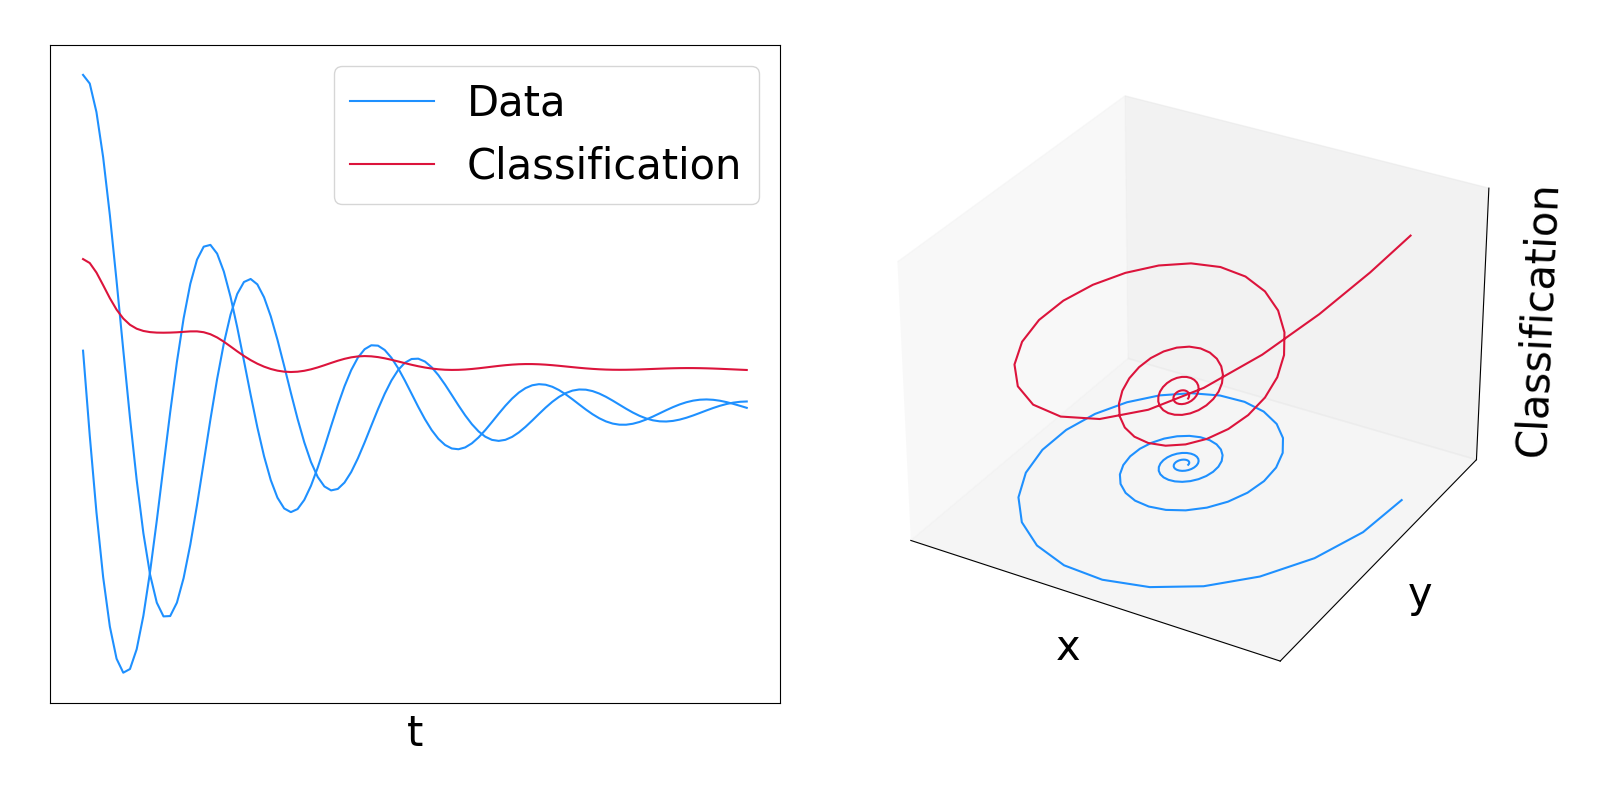

Generate this figure with Python:
import math
import time
from diffrax.misc import ω
import diffrax
import equinox as eqx  # https://github.com/patrick-kidger/equinox
import jax
import jax.nn as jnn
import jax.numpy as jnp
import jax.random as jrandom
import jax.scipy as jsp
import matplotlib
import matplotlib.pyplot as plt
import argparse
import jax.tree_util as jtu
import optax  # https://github.com/deepmind/optax

matplotlib.rcParams.update({"font.size": 30})

class Func(eqx.Module):
    mlp: eqx.nn.MLP
    data_size: int
    hidden_size: int

    def __init__(self, data_size, hidden_size, width_size, depth, *, key, **kwargs):
        super().__init__(**kwargs)
        self.data_size = data_size
        self.hidden_size = hidden_size
        self.mlp = eqx.nn.MLP(
            in_size=hidden_size,
            out_size=hidden_size * data_size,
            width_size=width_size,
            depth=depth,
            activation=jnn.softplus,
            final_activation=jnn.tanh,
            key=key,
        )

    def __call__(self, t, y, args):
        return self.mlp(y).reshape(self.hidden_size, self.data_size)

    
class NeuralCDE(eqx.Module):
    initial: eqx.nn.MLP
    func: Func
    linear: eqx.nn.Linear

    def __init__(self, data_size, hidden_size, width_size, depth, *, key, **kwargs):
        super().__init__(**kwargs)
        ikey, fkey, lkey = jrandom.split(key, 3)
        self.initial = eqx.nn.MLP(data_size, hidden_size, width_size, depth, key=ikey)
        self.func = Func(data_size, hidden_size, width_size, depth, key=fkey)
        self.linear = eqx.nn.Linear(hidden_size, 1, key=lkey)
        
    def step(self, carry, term):
        (i, t0, dt, y0) = carry
        control = dt
        y1 = (y0**ω + term.vf_prod(t0, y0, args=None, control=control) ** ω).ω
        t1 = t0 + dt
        carry = (i+1, t1, dt, y1)
        return (carry , y1)

    def __call__(self, ts, coeffs, evolving_out=False, unroll=1):
        control = diffrax.CubicInterpolation(ts, coeffs)
        term = diffrax.ControlTerm(self.func, control).to_ode()
        dt0 = ts[1] - ts[0]
        y0 = self.initial(control.evaluate(ts[0]))
        carry = (0, ts[0], dt0, y0)
        
        def step_fn(carry, inp=None):
            del inp
            return self.step(carry, term)
        
        _, ys = jax.lax.scan(step_fn, carry, xs=None, length=len(ts), unroll=unroll)
        if evolving_out:
            prediction = jax.vmap(lambda y: jnn.sigmoid(self.linear(y))[0])(ys)
        else:
            (prediction,) = jnn.sigmoid(self.linear(ys[-1]))
        return prediction

def get_data(dataset_size, add_noise, *, key):
    theta_key, noise_key = jrandom.split(key, 2)
    length = 100
    theta = jrandom.uniform(theta_key, (dataset_size,), minval=0, maxval=2 * math.pi)
    y0 = jnp.stack([jnp.cos(theta), jnp.sin(theta)], axis=-1)
    ts = jnp.broadcast_to(jnp.linspace(0, 4 * math.pi, length), (dataset_size, length))
    matrix = jnp.array([[-0.3, 2], [-2, -0.3]])
    ys = jax.vmap(
        lambda y0i, ti: jax.vmap(lambda tij: jsp.linalg.expm(tij * matrix) @ y0i)(ti)
    )(y0, ts)
    ys = jnp.concatenate([ts[:, :, None], ys], axis=-1)  # time is a channel
    ys = ys.at[: dataset_size // 2, :, 1].multiply(-1)
    if add_noise:
        ys = ys + jrandom.normal(noise_key, ys.shape) * 0.1
    coeffs = jax.vmap(diffrax.backward_hermite_coefficients)(ts, ys)
    labels = jnp.zeros((dataset_size,))
    labels = labels.at[: dataset_size // 2].set(1.0)
    _, _, data_size = ys.shape
    return ts, coeffs, labels, data_size

def dataloader(arrays, batch_size, *, key):
    dataset_size = arrays[0].shape[0]
    assert all(array.shape[0] == dataset_size for array in arrays)
    indices = jnp.arange(dataset_size)
    while True:
        perm = jrandom.permutation(key, indices)
        (key,) = jrandom.split(key, 1)
        start = 0
        end = batch_size
        while end < dataset_size:
            batch_perm = perm[start:end]
            yield tuple(array[batch_perm] for array in arrays)
            start = end
            end = start + batch_size

def train(args):
    key = jrandom.PRNGKey(args.seed)
    train_data_key, test_data_key, model_key, loader_key = jrandom.split(key, 4)

    ts, coeffs, labels, data_size = get_data(
        args.dataset_size, args.add_noise, key=train_data_key
    )

    model = NeuralCDE(data_size, args.hidden_size, args.width_size, args.depth, key=model_key)


    @eqx.filter_jit
    def loss(model, ti, label_i, coeff_i):
        pred = jax.vmap(model)(ti, coeff_i)
        # Binary cross-entropy
        bxe = label_i * jnp.log(pred) + (1 - label_i) * jnp.log(1 - pred)
        bxe = -jnp.mean(bxe)
        acc = jnp.mean((pred > 0.5) == (label_i == 1))
        return bxe, acc

    grad_loss = eqx.filter_value_and_grad(loss, has_aux=True)

    @eqx.filter_jit
    def make_step(model, data_i, opt_state):
        ti, label_i, *coeff_i = data_i
        (bxe, acc), grads = grad_loss(model, ti, label_i, coeff_i)
        updates, opt_state = optim.update(grads, opt_state)
        model = eqx.apply_updates(model, updates)
        return bxe, acc, model, opt_state

    optim = optax.adam(args.lr)
    opt_state = optim.init(eqx.filter(model, eqx.is_inexact_array))
    for step, data_i in zip(
        range(args.num_iters), dataloader((ts, labels) + coeffs, args.batch_size, key=loader_key)
    ):
        start = time.time()
        bxe, acc, model, opt_state = make_step(model, data_i, opt_state)
        if (step % args.print_every) == 0 or step == args.num_iters - 1:
            end = time.time()
            print(
                f"Step: {step}, Loss: {bxe}, Accuracy: {acc}, Computation time: "
                f"{end - start}"
            )


    ts, coeffs, labels, _ = get_data(args.dataset_size, args.add_noise, key=test_data_key)
    bxe, acc = loss(model, ts, labels, coeffs)
    print(f"Test loss: {bxe}, Test Accuracy: {acc}")

    # Plot results
    if args.plot:
        sample_ts = ts[-1]
        sample_coeffs = tuple(c[-1] for c in coeffs)
        pred = model(sample_ts, sample_coeffs, evolving_out=True)
        interp = diffrax.CubicInterpolation(sample_ts, sample_coeffs)
        values = jax.vmap(interp.evaluate)(sample_ts)
        fig = plt.figure(figsize=(16, 8))
        ax1 = fig.add_subplot(1, 2, 1)
        ax2 = fig.add_subplot(1, 2, 2, projection="3d")
        ax1.plot(sample_ts, values[:, 1], c="dodgerblue")
        ax1.plot(sample_ts, values[:, 2], c="dodgerblue", label="Data")
        ax1.plot(sample_ts, pred, c="crimson", label="Classification")
        ax1.set_xticks([])
        ax1.set_yticks([])
        ax1.set_xlabel("t")
        ax1.legend()
        ax2.plot(values[:, 1], values[:, 2], c="dodgerblue", label="Data")
        ax2.plot(values[:, 1], values[:, 2], pred, c="crimson", label="Classification")
        ax2.set_xticks([])
        ax2.set_yticks([])
        ax2.set_zticks([])
        ax2.set_xlabel("x")
        ax2.set_ylabel("y")
        ax2.set_zlabel("Classification")
        plt.tight_layout()
        plt.savefig("neural_cde2.png")
        plt.show()
        

def main():
    parser = argparse.ArgumentParser()
    parser.add_argument('--batch-size', type=int, default=32)
    parser.add_argument('--lr', type=float, default=1e-2)
    parser.add_argument('--dataset-size', type=int, default=256)
    parser.add_argument('--add-noise', type=bool, default=False)
    parser.add_argument('--hidden-size', type=int, default=16)
    parser.add_argument('--width-size', type=int, default=128)
    parser.add_argument('--depth', type=int, default=2)
    parser.add_argument('--num-timesteps', type=int, default=200)
    parser.add_argument('--num-iters', type=int, default=1000)
    parser.add_argument('--unroll', type=int, default=1)
    parser.add_argument('--seed', type=int, default=5678)
    parser.add_argument('--plot', type=bool, default=False)
    parser.add_argument('--print-every', type=int, default=200)

    args = parser.parse_args()
    
    train(args)
    

    
if __name__ == '__main__':
    main()